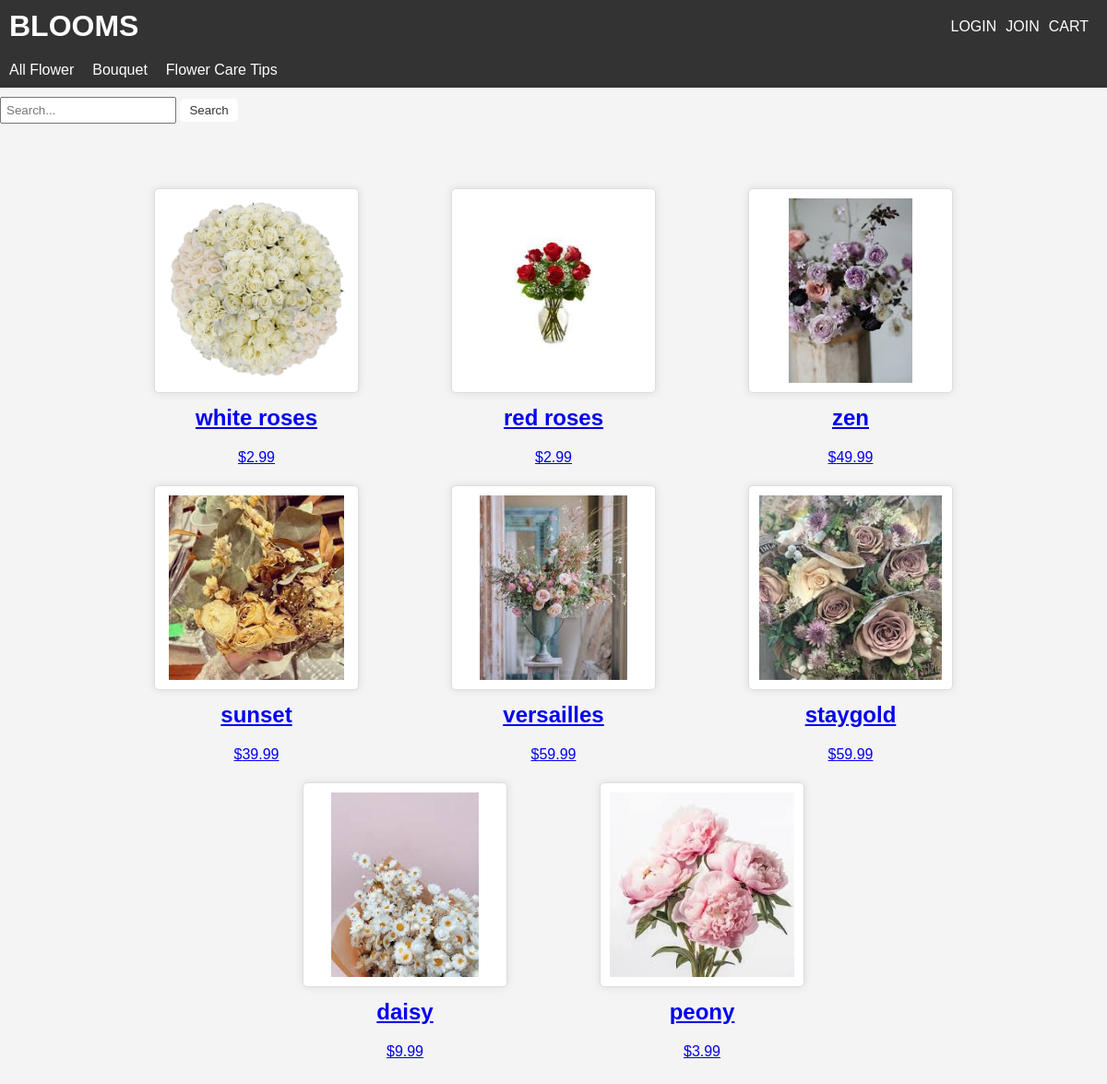
The page / on the database its author committed.
### AppFolder/models.py (models this page shows, shortened)
class Flower(models.Model):
    name = models.CharField(primary_key=True, max_length=30)
    category = models.BooleanField(default=False)
    description = models.CharField(max_length=250, default="", null=True)
    quantity = models.IntegerField(null=True)
    price = models.DecimalField(max_digits=10, decimal_places=2)
    image = models.ImageField(upload_to="uploads/flower/")

### AppFolder/views.py (the view)
# urls.py: path("", views.main, name = "main"),
def main(request):
    flowers = Flower.objects.all()
    return render(request, "AppFolder/main.html", {'flowers': flowers})

### AppFolder/templates/AppFolder/main.html (shortened to what this page needs)
<!DOCTYPE html>
<html>
<head>
</head>
<body>
    <header>
        <h1>BLOOMS</h1>
        <ul class="user-menu">
            {% if user.is_authenticated %}
                <li id="logout-button"><a href="{% url 'logout' %}">LOGOUT</a></li>
                <li id="profile-button"><a href="{% url 'profile' %}">PROFILE</a></li>
            {% else %}
                <li><a href="{% url 'login' %}">LOGIN</a></li>
                <li><a href="{% url 'register' %}">JOIN</a></li>
            {% endif %}
            <li><a href="{% url 'cart' %}" class="cart-button">CART</a></li>
        </ul>
    </header>
    <div class="category-tabs">
        <a class="category-tab" href="{% url 'main' %}">All Flower</a>
        <a class="category-tab" href="{% url 'bouquet' %}">Bouquet</a>
        <a class="category-tab" href="{% url 'article' %}">Flower Care Tips</a>
    </div>
    <div class="search-bar">
        <form action="{% url 'search' %}" method="GET">
            <input type="text" class="search-input" placeholder="Search..." name="search">
            <button class="search-button" type="submit">Search</button>
        </form>
    </div>
    <div class="product-container">
        {% for f in flowers %}
            <div class="product-card">
                <a href="{% url 'flower_detail' f.name %}">
                    <img src="{{ f.image.url }}" alt="{{ f.name }}">
                    <h2 class="product-title">{{ f.name }}</h2>
                    <p class="product-price">${{ f.price }}</p>
                </a>
            </div>
        {% endfor %}
</body>
</html>

### AppFolder/templates/AppFolder/main.html (style rules this page uses)
body { font-family: Arial, sans-serif; background-color: #f4f4f4; margin: 0; padding: 0; min-height: 150vh; }
header { background-color: #333; color: #fff; padding: 10px; display: flex; justify-content: space-between; align-items: center; }
h1 { margin: 0; }
.user-menu { list-style: none; margin: 0; padding: 0; display: flex; }
.user-menu li { margin-right: 10px; }
.user-menu a { text-decoration: none; color: #fff; }
.category-tabs { background-color: #333; color: #fff; padding: 10px; display: flex; justify-content: flex-start; }
.category-tab { text-decoration: none; color: #fff; margin-right: 20px; }
.search-bar { display: flex; align-items: center; margin: 10px 0; }
.search-input { padding: 5px; }
.search-button { background-color: #fff; color: #333; border: none; padding: 5px 10px; border-radius: 5px; cursor: pointer; }
.product-container { max-width: 1600px; margin: 20px auto; display: flex; flex-wrap: wrap; justify-content: center; }
.product-card { background: #fff; border: 1px solid #ddd; border-radius: 5px; box-shadow: 0 0 10px rgba(0, 0, 0, 0.1); margin: 50px; padding: 10px; width: 200px; height: 200px; text-align: center; }
.product-card img { max-width: 100%; max-height: 100%; }
.product-title { font-weight: bold; cursor: pointer; }
.product-price { color: "black"; }

### rows shown on the page
Flower: image (picture), name "white roses", price "2.99"
Flower: image (picture), name "red roses", price "2.99"
Flower: image (picture), name "zen", price "49.99"
Flower: image (picture), name "sunset", price "39.99"
Flower: image (picture), name "versailles", price "59.99"
Flower: image (picture), name "staygold", price "59.99"
Flower: image (picture), name "daisy", price "9.99"
Flower: image (picture), name "peony", price "3.99"
